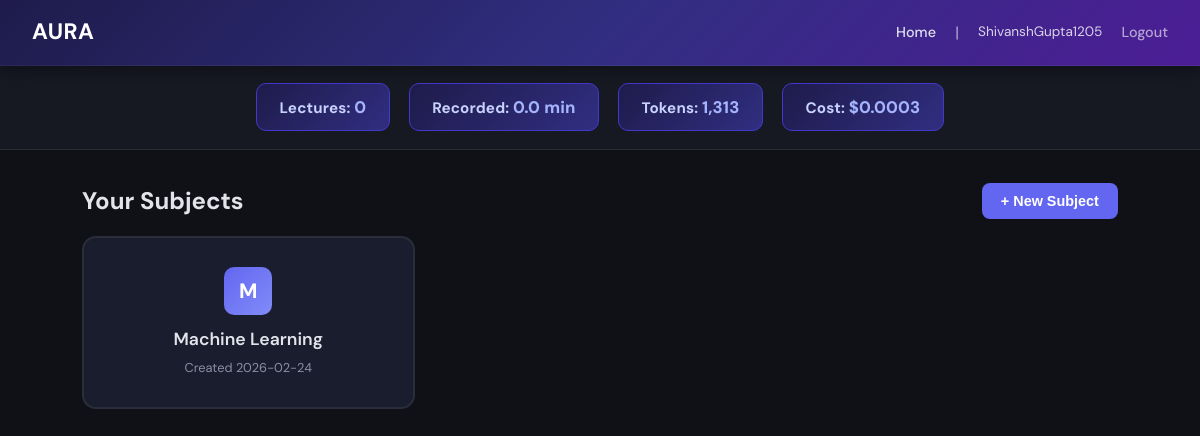
Page / (signed in) on the earlier database version.
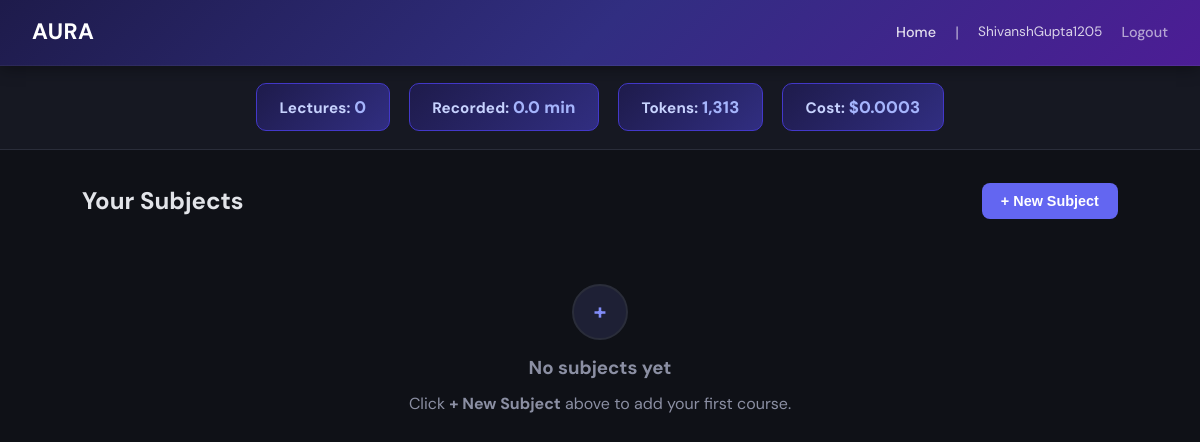
Same page on the later database version.
### tables this page shows
CREATE TABLE subjects (
                id            INTEGER PRIMARY KEY AUTOINCREMENT,
                user_id       INTEGER NOT NULL REFERENCES users(id),
                name          TEXT    NOT NULL,
                syllabus_path TEXT,
                created_at    TEXT    DEFAULT (datetime('now')),
                UNIQUE(user_id, name)
            );

### src/web.py (the view)
@app.route("/")
@_require_login
def home():
    user = _current_user()
    subjects = get_subjects(user["id"])
    stats = get_usage_stats(user["id"])
    return render_template("home.html", user=user, subjects=subjects, stats=stats)

### src/database.py (called while the page is built)
def _get_conn(db_path: Path = DB_PATH) -> sqlite3.Connection:
    conn = sqlite3.connect(str(db_path))
    conn.row_factory = sqlite3.Row
    conn.execute("PRAGMA journal_mode=WAL")
    conn.execute("PRAGMA foreign_keys=ON")
    return conn

@contextmanager
def get_db(db_path: Path = DB_PATH):
    conn = _get_conn(db_path)
    try:
        yield conn
        conn.commit()
    finally:
        conn.close()

def get_subjects(user_id: int) -> list[dict]:
    with get_db() as conn:
        rows = conn.execute(
            "SELECT * FROM subjects WHERE user_id = ? ORDER BY name", (user_id,)
        ).fetchall()
        return [dict(r) for r in rows]

### src/web.py (called while the page is built)
def _current_user() -> dict | None:
    return session.get("user")

def _require_login(f):
    from functools import wraps
    @wraps(f)
    def decorated(*args, **kwargs):
        if not _current_user():
            return redirect(url_for("login"))
        return f(*args, **kwargs)
    return decorated

### src/templates/home.html (shortened to what this page needs)
{% extends "base.html" %}
{% block body %}
<nav class="navbar">
    <div class="brand">AURA</div>
    <div class="nav-links">
        <a href="{{ url_for('home') }}">Home</a>
        <span style="opacity:0.6;">|</span>
        <span style="font-size:0.85rem; opacity:0.8;">{{ user.username }}</span>
        <a href="{{ url_for('logout') }}" style="opacity:0.7;">Logout</a>
    </div>
</nav>
<div class="stats-bar">
    <div class="stat-chip">Lectures: <span class="val">{{ stats.total_lectures }}</span></div>
    <div class="stat-chip">Recorded: <span class="val">{{ "%.1f"|format(stats.total_duration / 60) }} min</span></div>
    <div class="stat-chip">Tokens: <span class="val">{{ "{:,}".format(stats.total_prompt_tokens + stats.total_completion_tokens) }}</span></div>
    <div class="stat-chip">Cost: <span class="val">${{ "%.4f"|format(stats.total_cost) }}</span></div>
</div>
<div class="container">
    <div class="flex justify-between items-center mb-2">
        <h2>Your Subjects</h2>
        <button class="btn btn-primary" onclick="document.getElementById('add-form').classList.toggle('hidden')">+ New Subject</button>
    </div>
    {% if subjects %}
    <div class="subject-grid">
        {% for s in subjects %}
        <a href="{{ url_for('subject_detail', subject_id=s.id) }}" style="text-decoration:none; color:inherit;">
            <div class="subject-card">
                <div class="icon">{{ s.name[:1] | upper }}</div>
                <div class="name">{{ s.name }}</div>
                <div class="meta">Created {{ s.created_at[:10] }}</div>
            </div>
        </a>
        {% endfor %}
    </div>
    {% else %}
    <div class="empty-state">
        <div class="icon">+</div>
        <h3>No subjects yet</h3>
        <p>Click <strong>+ New Subject</strong> above to add your first course.</p>
    </div>
    {% endif %}
</div>
{% endblock %}

Differences in the rows shown:
removed subjects: name "M", name "Machine Learning", created_at "2026-02-24"
Other differences:
text now shown: "+ No subjects yet Click + New Subject above to add your first course."
